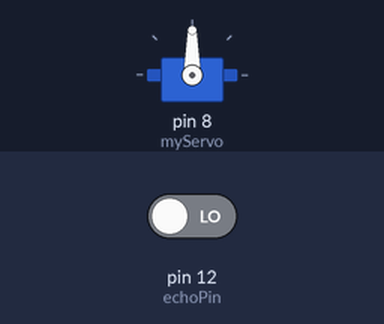
Simulated run of this sketch. Board: Arduino Uno, built with avr-gcc and run on an emulated ATmega328P. Parts: servo. The test bench sets the inputs (shaded band); at power-on: pin 12 (echoPin) LOW. What the sketch prints to the serial monitor is not drawn.

Above: at 0.1 s.
At 7.1 s:
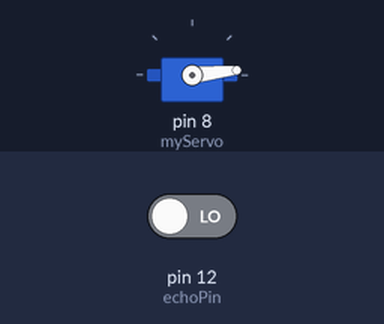
At 19.3 s:
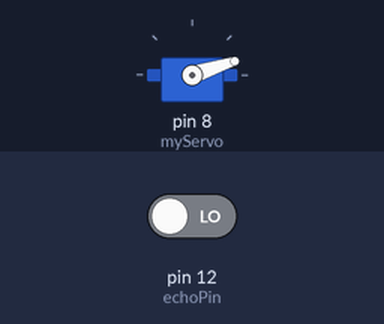
At 38.6 s:
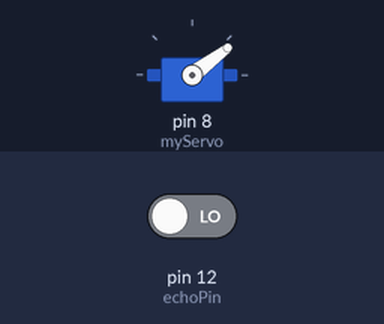
Timing chart, 0 to 40.0 s (numbered marks = the images above):
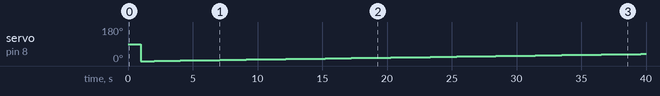

The sketch:

sketch_apr30a.ino
```cpp
#include <Servo.h>

const int trigPin = 13;
const int echoPin = 12;

long duration;
int distance;

Servo myServo;

int pos = 0;

void setup() {
  myServo.attach(8);
  pinMode(trigPin, OUTPUT);
  pinMode(echoPin, INPUT);
  Serial.begin(9600);
}

void loop() {
    for(pos = 0; pos <= 180; pos += 1){
    distance = calculateDistance();
    myServo.write(pos);
    Serial.print(pos);
    Serial.print(",");
    Serial.print(distance);
    Serial.print(".");
    delay(15);
  }

  for(pos = 180; pos >= 0; pos -= 1){
    distance = calculateDistance();
    myServo.write(pos);
    Serial.print("(");
    Serial.print(pos);
    Serial.print(", ");
    Serial.print(distance);
    Serial.print(")");
    delay(15);
  }
}

int calculateDistance(){
  digitalWrite(trigPin, LOW);
  delayMicroseconds(2);

  digitalWrite(trigPin, HIGH);
  delayMicroseconds(10);

  duration = pulseIn(echoPin, HIGH);
  distance = duration*0.034/2;
  return distance;
}
```

Measured:
- by itself, servo on pin 8 (myServo): 90° → 0° at 1.0 s, → 1° 1.0 s later, → 2° 1.0 s later, → 3° 1.0 s later, … (39 changes in this stretch)
